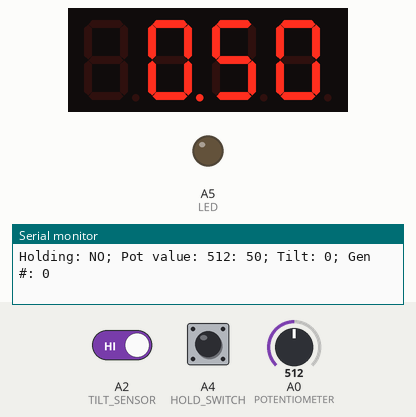
Bench run of a sketch on a simulated Arduino Uno, built with avr-gcc and run on an emulated ATmega328P. Shown: 4-digit seven-segment display, output pins drawn as LEDs (lit = HIGH), the last lines printed to the serial monitor. The test bench sets the inputs (shaded band); at power-on: A2 (TILT_SENSOR) HIGH, A0 (POTENTIOMETER) = 512, A4 (HOLD_SWITCH) HIGH. Random numbers use the default seed unless the sketch sets one.

Above: at 1.2 s.
1.3 s: A2 (TILT_SENSOR) driven LOW
At 1.37 s:
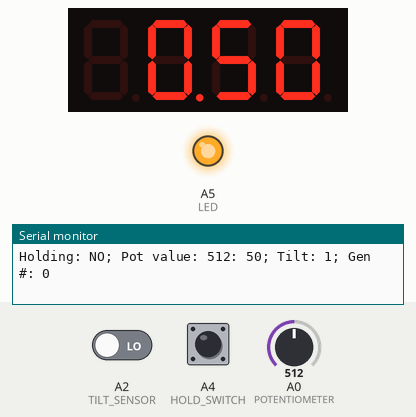
3.1 s: A0 (POTENTIOMETER) set to 1010
At 3.66 s:
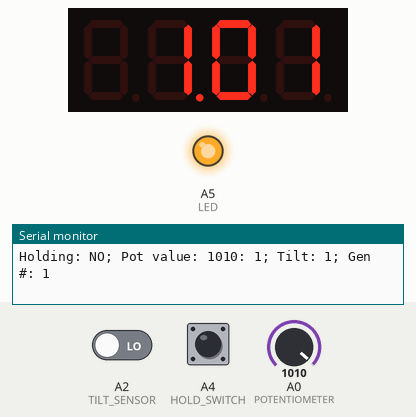
4.7 s: A0 (POTENTIOMETER) set to 900
At 5.75 s:
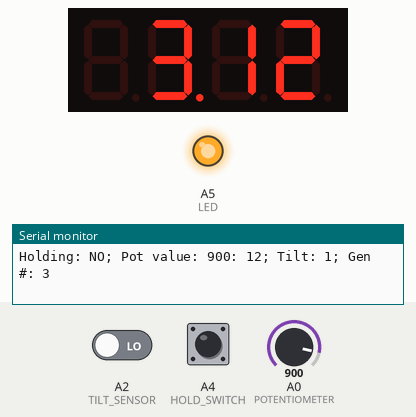
6.3 s: A4 (HOLD_SWITCH) pulled LOW for 3.2 s
11.0 s: A0 (POTENTIOMETER) set to 716
At 11.2 s:
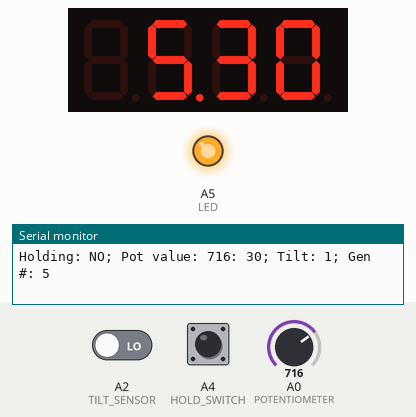
12.6 s: A4 (HOLD_SWITCH) pulled LOW for 0.15 s
Timing chart, 0 to 15.6 s (numbered marks = the images above; inputs shaded):
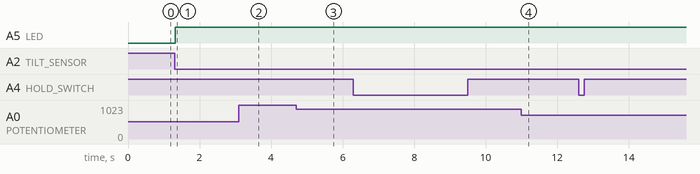

Measured:
- after the input at 1.3 s, A5 (LED): LOW → HIGH at once
- what the display in image 2 shows lasts 0.4 s, from 3.5 s to 3.9 s

The sketch:

dice.ino
```cpp
#include "SevSeg.h"

#define MIN_POT 23
#define MAX_POT 1000
#define MIN_RANGE 1
#define MAX_RANGE 99

const int POTENTIOMETER = A0;
const int TILT_SENSOR = A2;
const int HOLD_SWITCH = A4;

const int LED = A5;


const byte NUM_DIGITS = 4;
const byte DIGIT_PINS[] = {2, 3, 4, 5}; // 1, 2, 3, 4

                          //  A,  B, C, D, E,  F,  G, DP
const byte SEGMENT_PINS[] = {13, 11, 9, 7, 6, 12, 10, 8};

int displayValue = 3;

SevSeg display;

void setup()
{
  cli();  // Stop interrupts
  // Set timer1 interrupt at 1kHz
  TCCR1A = 0; // Set entire TCCR1A register to 0
  TCCR1B = 0; // Same for TCCR1B
  TCNT1  = 0; // Initialize counter value to 0
  // Set timer count for 100Hz increments
  OCR1A = 2002; // = (16*10^5) / (100*8) - 1
  // Had to use 16 bit timer1 for this because 1999>255,
  // but could switch to timers 0 or 2 with larger prescaler
  // Turn on CTC mode
  TCCR1B |= (1 << WGM12);
  // Set CS11 bit for 8 prescaler
  TCCR1B |= (1 << CS11);
  // Enable timer compare interrupt
  TIMSK1 |= (1 << OCIE1A);
  sei();  //allow interrupts

  Serial.begin(38400);
  Serial.println("Hello World");

  pinMode(POTENTIOMETER, INPUT);
  pinMode(TILT_SENSOR, INPUT);
  pinMode(TILT_SENSOR, INPUT_PULLUP);
  pinMode(HOLD_SWITCH, INPUT);
  pinMode(HOLD_SWITCH, INPUT_PULLUP);

  pinMode(LED, OUTPUT);

  display.begin(COMMON_CATHODE, NUM_DIGITS, DIGIT_PINS, SEGMENT_PINS);
  display.setBrightness(90);

  randomSeed(digitalRead(0));

  display.setNumber(displayValue, 2);
  display.refreshDisplay();
}

void loop()
{
  // Decimal point in the dead center, pretend it's "/"
  display.setNumber(displayValue, 2);

  boolean isHold = !digitalRead(HOLD_SWITCH);
  Serial.print("Holding: ");
  if(isHold)
  {
    Serial.println("YES; ");
  }
  else
  {
    Serial.print("NO; ");
  }

  if(!isHold)
  {
    int potentiometerValue = analogRead(POTENTIOMETER);
    Serial.print("Pot value: ");
    Serial.print(potentiometerValue);
    Serial.print(": ");

    // Turn Right for higher numbers
    // Limit from 1 to 99
    int mappedPotValue = MAX_RANGE + MIN_RANGE
                       - constrain(map(potentiometerValue, MIN_POT, MAX_POT,
                                       MIN_RANGE, MAX_RANGE),
                                   MIN_RANGE, MAX_RANGE);
    Serial.print(mappedPotValue);
    Serial.print("; Tilt: ");

    boolean tiltValue = !(digitalRead(TILT_SENSOR));
    Serial.print(tiltValue);

    Serial.print("; Gen #: ");
    Serial.println(displayValue / 100);

    if(tiltValue)
    {
      digitalWrite(LED, HIGH);
      generateNumber(mappedPotValue);
    }
    else
    {
      digitalWrite(LED, LOW);
    }

    displayValue -= (displayValue % 100);
    displayValue += mappedPotValue;
  }

  delay(100); // Run this loop at 10 Hz
}

void generateNumber(int range)
{
  int randomNumber = random(range + 1);
//  Serial.print("Generated Number: ");
//  Serial.println(randomNumber);

  displayValue = (randomNumber*100) + range;
}

ISR(TIMER1_COMPA_vect) // Refresh display @ 100Hz
{
  display.refreshDisplay();
}
```
